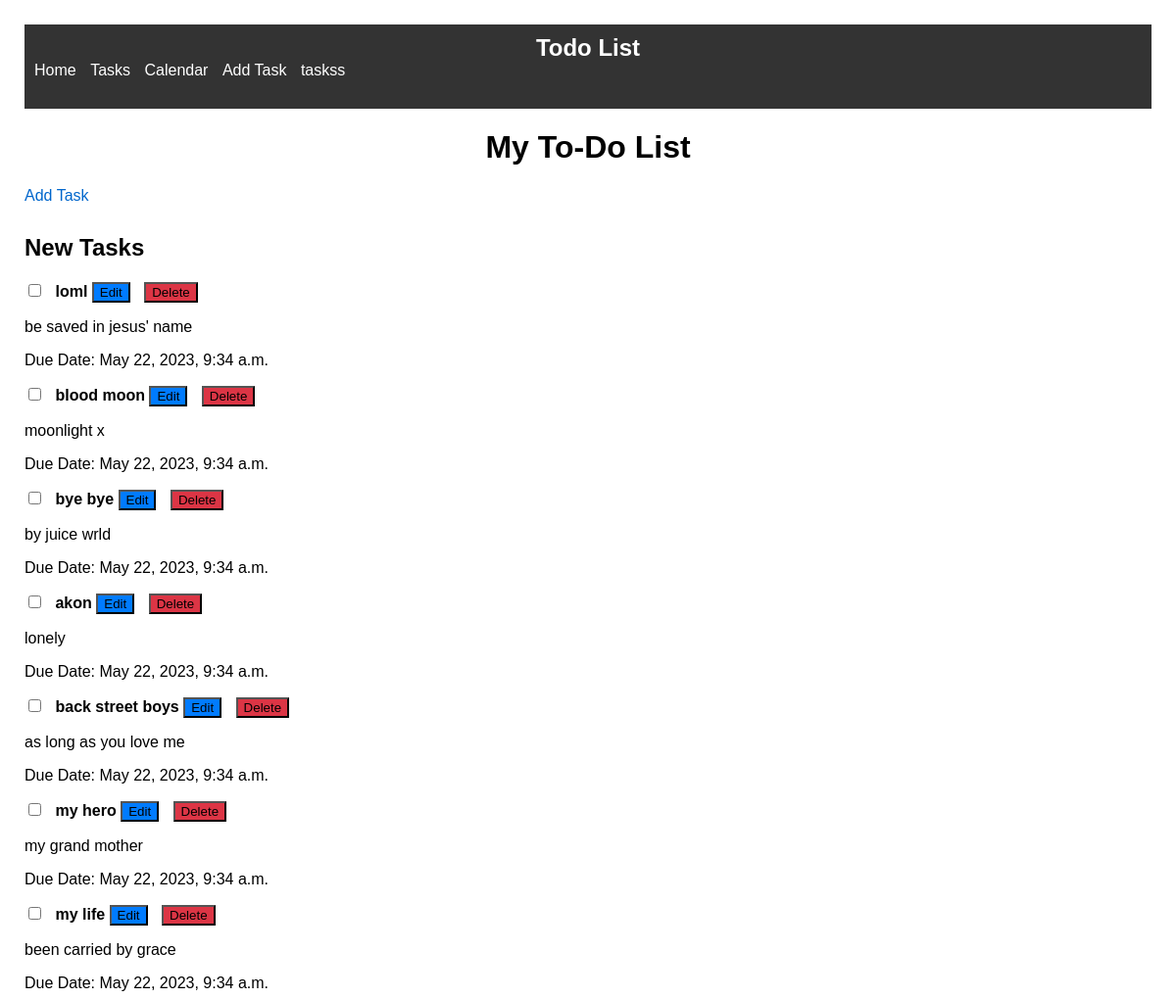
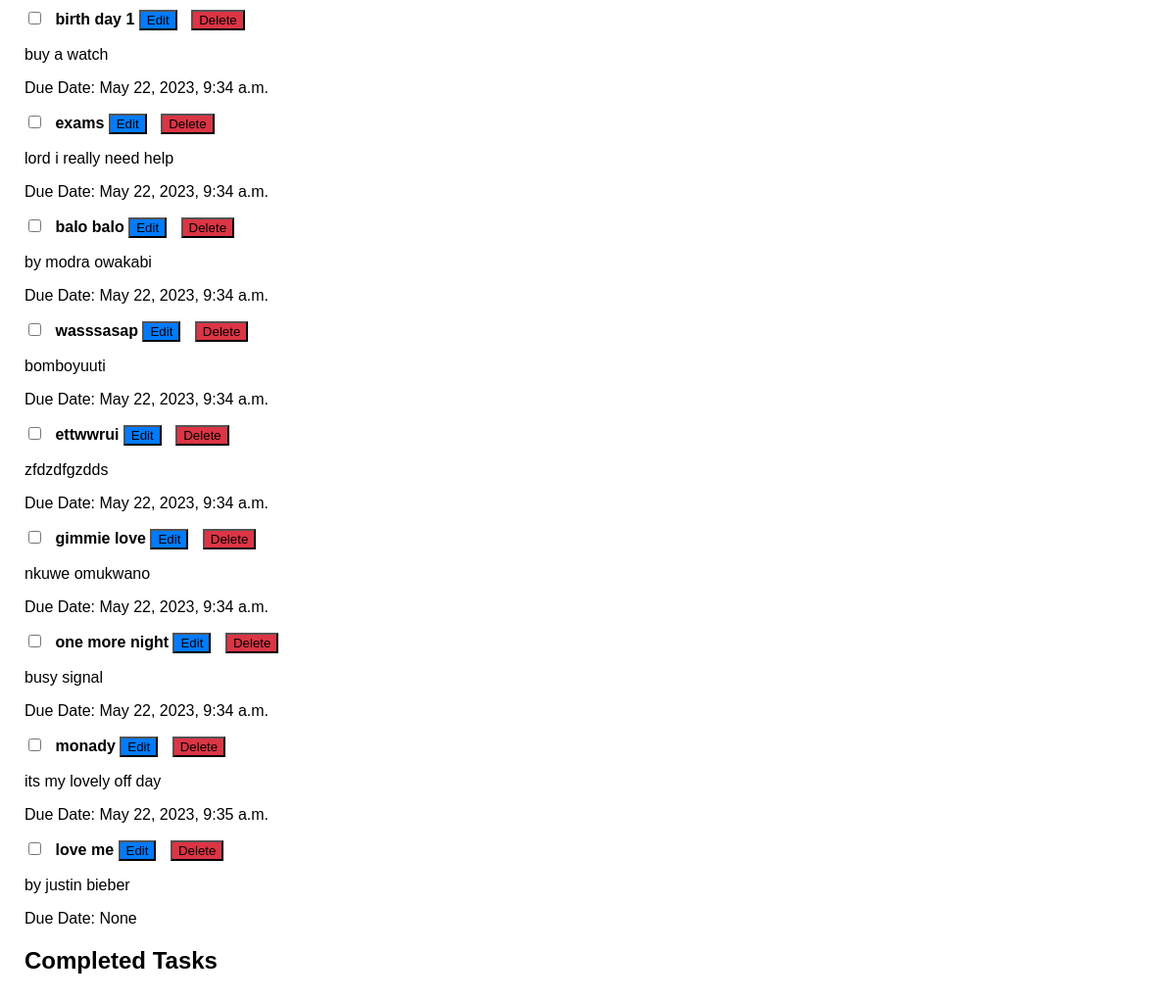
The app's page /tasklist/, older data (2 pictures, top to bottom).
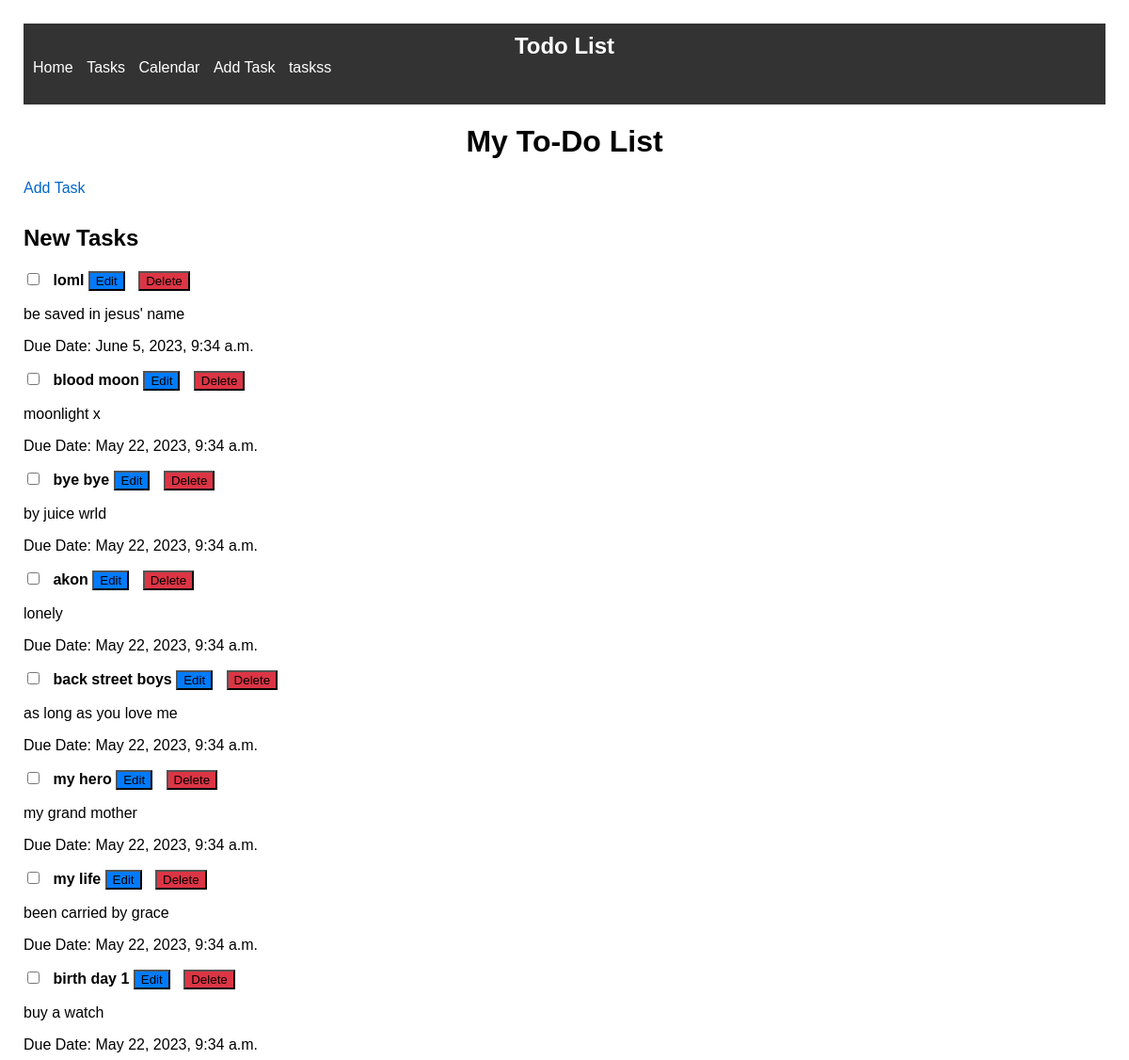
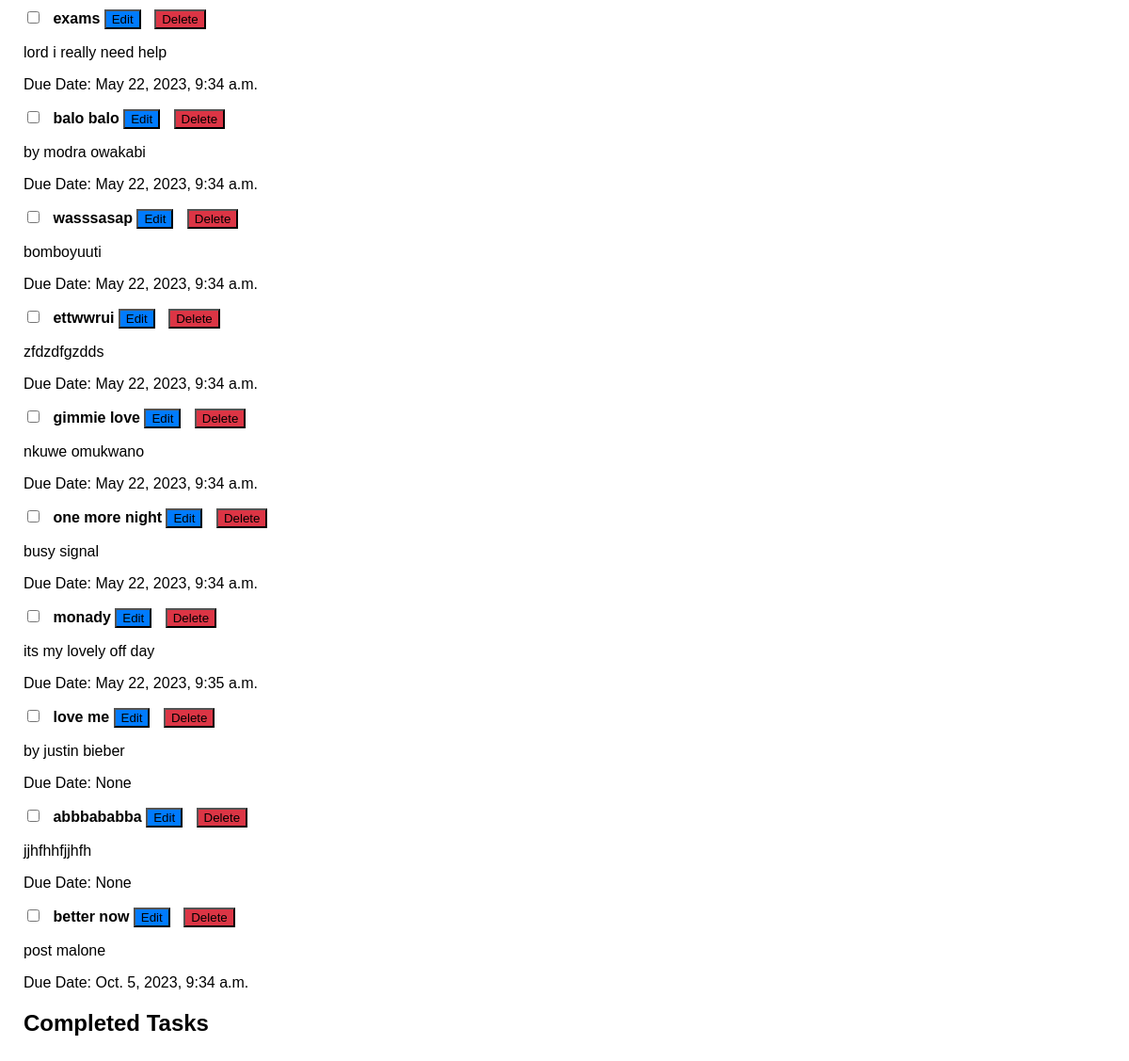
The same page, newer data (2 pictures, top to bottom).
### tasks/models.py (models this page shows, shortened)
class Task(models.Model):
    title = models.CharField(max_length=200)
    description = models.TextField()
    completed = models.BooleanField(default=False)
    due_date = models.DateTimeField(null=True, blank=True)

### tasks/views.py (the view)
# urls.py: path('tasklist/', views.task_list, name='tasklist'),
def task_list(request):
    tasks = Task.objects.all()
    return render(request, 'tasklist.html', {'tasks': tasks})

### tasks/templates/tasklist.html (shortened to what this page needs)
{% extends 'base.html' %}
{% load static %}
{% block content %}
    <h1>My To-Do List</h1>
    <link rel="stylesheet" href="{% static 'tasks.css' %}">
    <a href="{% url 'tasks:add_task' %}">Add Task</a>
    <h2>New Tasks</h2>
    <div id="new-tasks-container">
        {% for task in tasks %}
            {% if not task.completed %}
                <div class="task-item">
                    <input type="checkbox" id="task-{{ task.id }}-checkbox" {% if task.completed %}checked{% endif %} onchange="toggleTaskCompletion({{ task.id }})">
                    <strong>{{ task.title }}</strong>
                    <button class="edit-button" onclick="location.href='{% url 'tasks:edit_task' task.id %}'">Edit</button>
                    <button class="delete-button" onclick="location.href='{% url 'tasks:delete_task' task.id %}'">Delete</button>
                    <p>{{ task.description }}</p>
                    <p>Due Date: {{ task.due_date }}</p>
                </div>
            {% endif %}
        {% endfor %}
    </div>
    <h2>Completed Tasks</h2>
    {% load static %}
{% endblock %}

Row changes from the older to the newer data that the page shows:
changed Task "loml": due_date "May 22, 2023, 9:34 a.m." → "June 5, 2023, 9:34 a.m."
added Task: title "abbbababba", description "jjhfhhfjjhfh", due_date "None"
added Task: title "better now", description "post malone", due_date "Oct. 5, 2023, 9:34 a.m."
